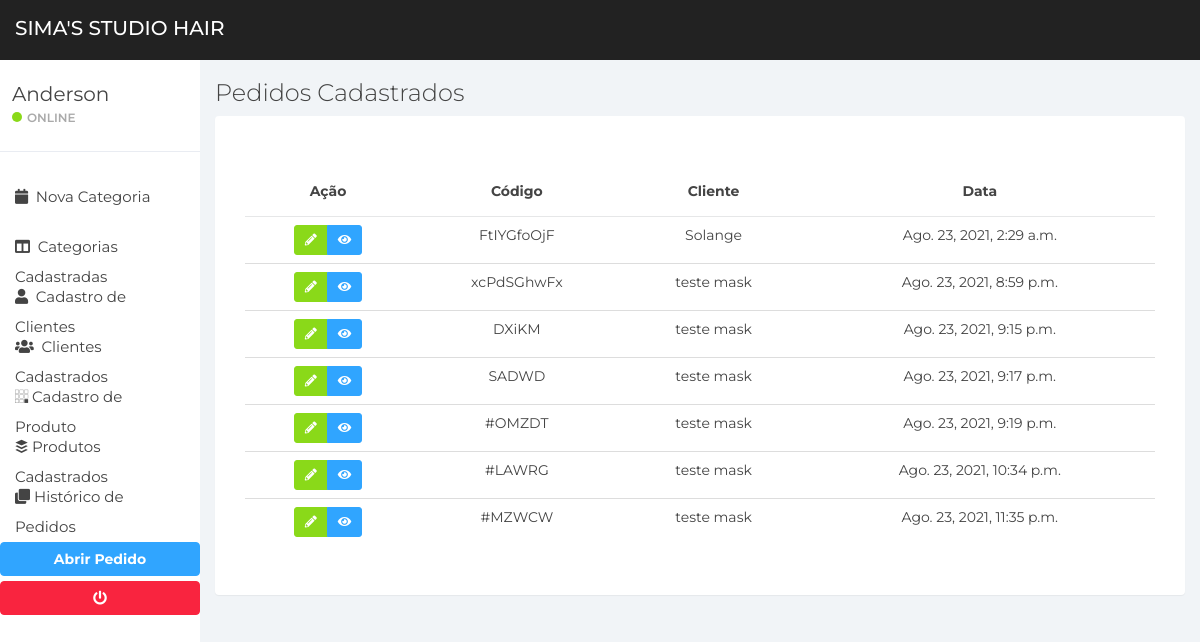
Before: /pedido/list-pedido/ with the older database file.
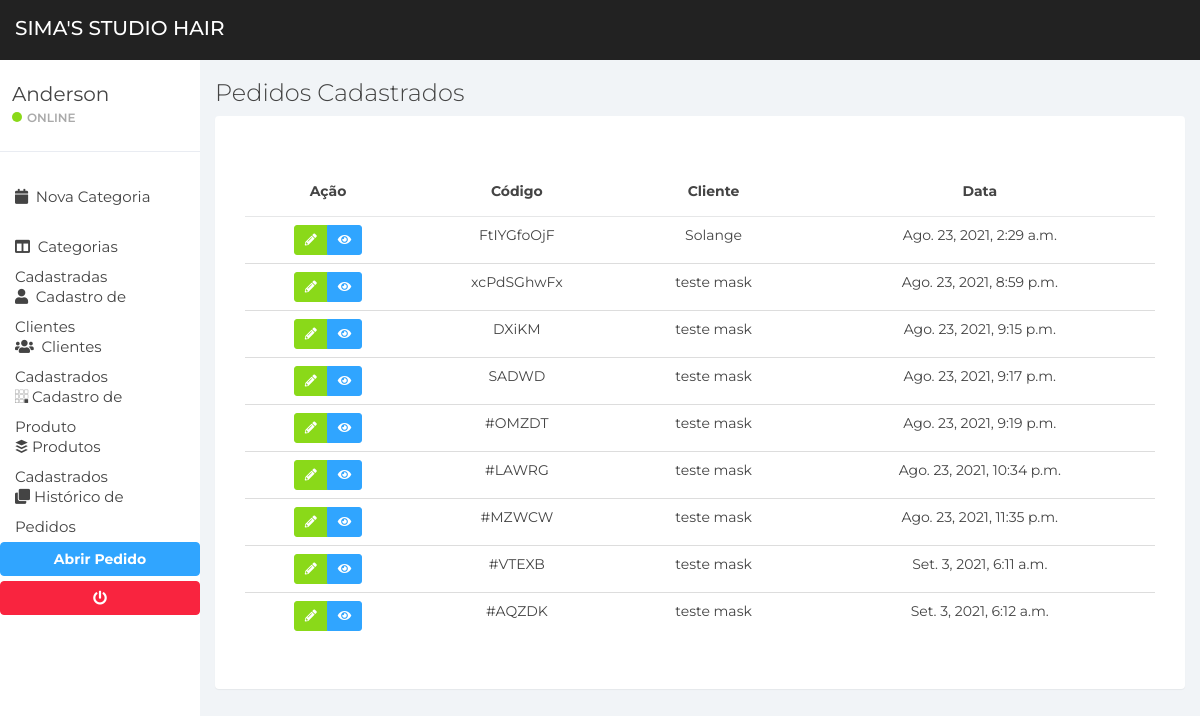
After: the same page with the newer database file.
### apps/pedido/models.py (models this page shows, shortened)
class Pedido(models.Model):
    codigo = models.CharField(max_length=15)
    employee = models.ForeignKey(to=Employee, on_delete=models.DO_NOTHING, blank=True, null=True)
    cliente = models.ForeignKey(to=Cliente, on_delete=models.DO_NOTHING, blank=True, null=True)
    item = models.ManyToManyField(to=Item, blank=True, null=True)
    loja = models.ForeignKey(to=Store, on_delete=models.DO_NOTHING, blank=True, null=True)
    detalhes = models.CharField(max_length=255, blank=True, null=True)
    forma_pag = models.CharField(choices=choices.FORMA_PAGAMENTO_CHOICES, default='0', max_length=3)
    obs = models.CharField(max_length=255, blank=True, null=True)
    data = models.DateTimeField(auto_now_add=True)
    is_active = models.BooleanField(default=True)
    class Meta:
        verbose_name = 'Pedido'
        verbose_name_plural = 'Pedidos'

### apps/cliente/models.py (models this page shows, shortened)
class Cliente(models.Model):
    loja = models.ForeignKey(to=Store, on_delete=models.DO_NOTHING, blank=True, null=True)
    nome = models.CharField(max_length=50)
    sobrenome = models.CharField(max_length=50)
    cpf = models.CharField(max_length=15,unique=True)
    telefone = models.CharField(max_length=200)
    email = models.EmailField(max_length=100)
    data = models.DateTimeField(auto_now_add=True)
    is_active = models.BooleanField(default=True)
    class Meta:
        verbose_name = "Cliente"
        verbose_name_plural = "Clientes"

### apps/pedido/views.py (the view)
# urls.py: path('list-pedido/', views.list_pedidos, name="list-pedido"),
def list_pedidos(request):
    page_title = 'Pedidos Cadastrados'
    msg = None
    notification = None
    pedidos = models.Pedido.objects.filter(is_active=True)
    if not pedidos:
        msg = 'Nenhum Pedido Cadastrado!'
        notification = 'danger'
    context = {
        'page_title': page_title, 'pedidos': pedidos, 'msg': msg, 'notification': notification
    }
    return render(request, 'pedidos_cadastrados.html', context)

### apps/pedido/templates/pedidos_cadastrados.html (shortened to what this page needs)
{% extends 'base/base.html' %}
{% load static %}
{% block content %}
<div class="panel-body">
    <div class="table-responsive">
        <table class="table">
            <thead>
            <tr>
                <th class="text-center">Ação</th>
                <th class="text-center">Código</th>
                <th class="text-center">Cliente</th>
                <th class="text-center">Data</th>
            </tr>
            </thead>
            <tbody>
            {% for u in pedidos %}
            <tr>
                <td align="center">
                    <div class="btn-group btn-group-sm shadow" role="group" aria-label="Basic example">
                        <a href="#" class="btn btn-success shadow"><i class="fas fa-pencil-alt"></i></a>
                        <button class="btn btn-primary shadow btn-detail" value="{{u.pk}}"><i class="fas fa-eye"></i></button>
                    </div>
                </td>
                <td align="center">{{ u.codigo }}</td>
                <td align="center">{{ u.cliente.nome }}</td>
                <td align="center">{{ u.data }}</td>
            </tr>
            {% endfor %}
            </tbody>
        </table>
    </div>
</div>
{% endblock %}

Changed rows visible on the page:
added Pedido: {{ u.pk }} 29 (drawn), codigo "#VTEXB", cliente.nome "teste mask", data "Set. 3, 2021, 6:11 a.m."
added Pedido: {{ u.pk }} 30 (drawn), codigo "#AQZDK", cliente.nome "teste mask", data "Set. 3, 2021, 6:12 a.m."
